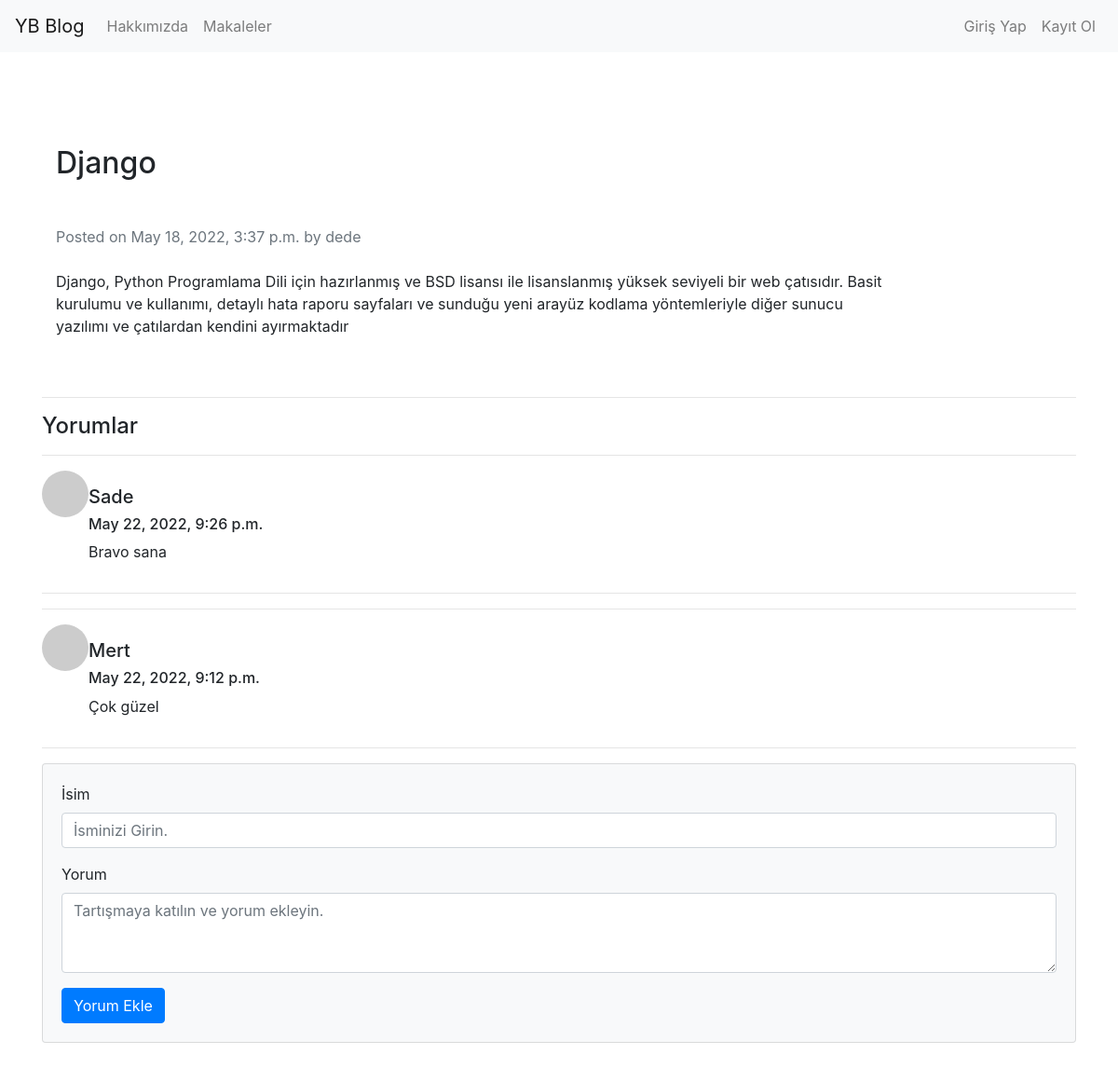
/articles/article/6, run on the app's committed database.
### article/models.py (models this page shows, shortened)
class Article(models.Model):
    author = models.ForeignKey("auth.User",on_delete = models.CASCADE, verbose_name="Yazar") # Diğer tablodaki usera ait yazar tablosundaki isim geliyor ve Yazar silinirse burdada silinir.
    title = models.CharField(max_length=50,verbose_name="Başlık") # Başlık kısmı
    content = RichTextField() # İçeriği yazabileceğimiz konu
    created_date = models.DateTimeField(auto_now_add=True, verbose_name="Oluşturulma Tarihi") # Otomatik olarak date tarihi oluşturdu
    article_image = models.FileField(blank= True,null = True,verbose_name = "Makaleye Fotoğraf Ekle")
    class Meta:
        ordering=['-created_date']

class Comment(models.Model):
    article = models.ForeignKey(Article,on_delete= models.CASCADE,verbose_name="Makale",related_name="comments")
    comment_author = models.CharField(max_length=50,verbose_name="İsim")
    comment_content = models.CharField(max_length=150,verbose_name="Yorum")
    comment_date = models.DateTimeField(auto_now_add=True,verbose_name="Yorum Saati")
    class Meta:
        ordering=['-comment_date']

### article/views.py (the view)
# urls.py: path('article/<int:id>',views.detail,name="detail"),
def detail(request,id):
    article = get_object_or_404(Article,id=id)
    comments = article.comments.all()
    return render(request,"detail.html",{"article":article,"comments":comments})

### templates/detail.html (shortened to what this page needs)
{% extends "layout.html" %}
{% block body %}
<div class="container mt-5">
            <div class="row">
                <div class="col-lg-10">
                    <article>
                        <header class="mb-4">
                            <h2 class="fw-bolder mb-5">{{article.title}}</h1>
                            <div class="text-muted fst-italic mb-2">Posted on {{article.created_date}} by {{article.author}}</div>
                        </header>
                        <section class="mb-5">
                            <p>
                                {{article.content|safe}}
                            </p>
                        </section>
                    </article>
                </div>
            </div>
        </div>
        <hr>
        <h4> Yorumlar </h4>
        {% if comments %}
        {% for comment in comments  %}
            <hr>
            <div class="d-flex">
                <div class="flex-shrink-0"><img class="rounded-circle" src="https://dummyimage.com/50x50/ced4da/6c757d.jpg" alt="..."></div>
                <div class="media-body">
                    <h5 class="mt-3">{{comment.comment_author}}</h5>
                    <h6>{{comment.comment_date}}</h6>
                    <p>
                    {{comment.comment_content}}
                    </p>
                </div>
            </div>
            <hr>
        {% endfor %}
        {% else %}
        <div class="alert alert-danger">
            Yorum Yok.
        </div>
        {% endif %}
        <section class="mb-5">
                        <div class="card bg-light">
                            <div class="card-body">
                                <form method = "post" action = "{% url 'article:comment' article.id %}">
                                    <div class="form-group">
                                            <label for="name">İsim</label>
                                        <input name ="comment_author" type="text" class="form-control" id="name"  placeholder="İsminizi Girin.">
                                    </div>
                                    <div class="form-group">
                                            <label for="yorum">Yorum</label>
                                        <textarea name ="comment_content" class="form-control" rows="3" placeholder="Tartışmaya katılın ve yorum ekleyin."></textarea>
                                    </div>
                                    <button type="submit" class="btn btn-primary">Yorum Ekle</button>
                                </form>
                            </div>
                        </div>
                    </section>
{% endblock body %}

### templates/layout.html (shortened to what this page needs)
<!DOCTYPE html>
{% load static %}
<html lang="en">
<head>
    <link rel="stylesheet" href="{% static 'css/bootstrap.min.css' %}">
</head>
<body>
    {% include "includes/navbar.html" %}
    <div style="margin-top : 100px; margin-bottom: 100px;" class = "container">
        {% block body %}
        {% endblock body %}
    </div>
</body>
</html>

### templates/includes/navbar.html (shortened to what this page needs)
<nav class="navbar navbar-expand-lg navbar-light bg-light">
  <a class="navbar-brand" href="{% url 'index' %}">YB Blog</a>
  <div class="collapse navbar-collapse" id="navbarSupportedContent">
    <ul class="navbar-nav mr-auto">
      <li class="nav-item">
        <a class="nav-link" href="{% url 'about' %}">Hakkımızda</a>
      </li>
      <li class="nav-item">
        <a class="nav-link" href="{% url 'article:articles' %}">Makaleler</a>
      </li>
    </ul>
    {% if request.user.is_authenticated %}
      <ul class="navbar-nav ml-auto">
        <li class="nav-item">
          <a class="nav-link" href="{% url 'user:dashboard' %}">Kontrol Paneli</a>
        </li>
        <li class="nav-item">
          <a class="nav-link" href="{% url 'user:logout' %}">Çıkış Yap</a>
        </li>
      </ul>
    {% else %}
      <ul class="navbar-nav ml-auto">
        <li class="nav-item">
          <a class="nav-link" href="{% url 'user:login' %}">Giriş Yap</a>
        </li>
        <li class="nav-item">
          <a class="nav-link" href="{% url 'user:register' %}">Kayıt Ol</a>
        </li>
      </ul>
    {% endif %}
  </div>
</nav>

### data on the page
Article: title "Django", created_date "May 18, 2022, 3:37 p.m.", author "dede", content "Django, Python Programlama Dili için hazırlanmış ve BSD lisansı ile lisanslanmış yüksek seviyeli bir web çatısıdır. Basit kurulumu ve kullanımı, detaylı hata raporu sayfaları ve sunduğu yeni arayüz kodlama yöntemleriyle diğer sunucu yazılımı ve çatılardan kendini ayırmaktadır"
Comment: comment_author "Sade", comment_date "May 22, 2022, 9:26 p.m.", comment_content "Bravo sana"
Comment: comment_author "Mert", comment_date "May 22, 2022, 9:12 p.m.", comment_content "Çok güzel"
